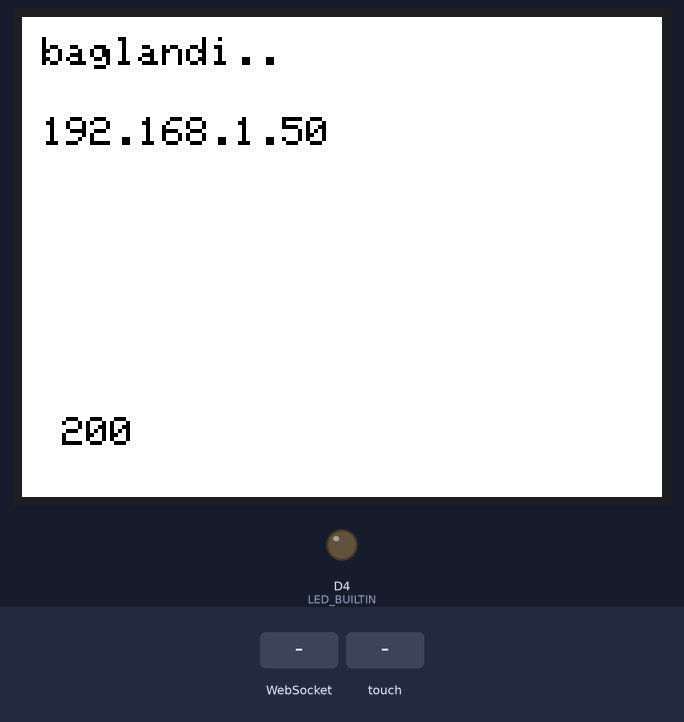
Recording of a sketch running on a simulated ESP8266 (Wemos D1 mini). Parts: 320×240 colour display, output pins drawn as LEDs (lit = HIGH, except the on-board LED, lit = LOW). The test bench sets the inputs (shaded band). WiFi joins after 1.5 s; servers stay silent unless stated; storage starts empty; what the sketch prints to the serial monitor is not drawn.

Above: at 5.4 s.
5.5 s: WebSocket text "0" received
At 6.5 s:
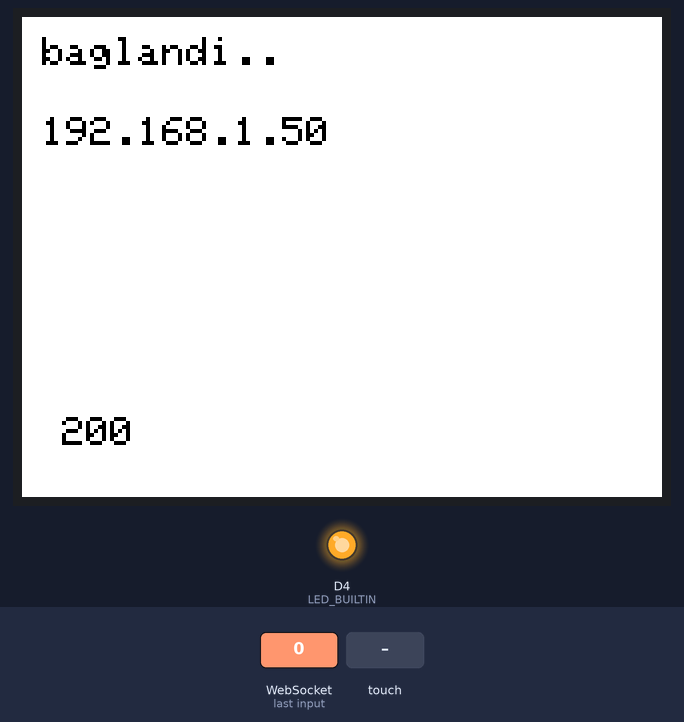
7.0 s: touch panel pressed at 13 % / 10 % of its raw x / y range
At 7.6 s:
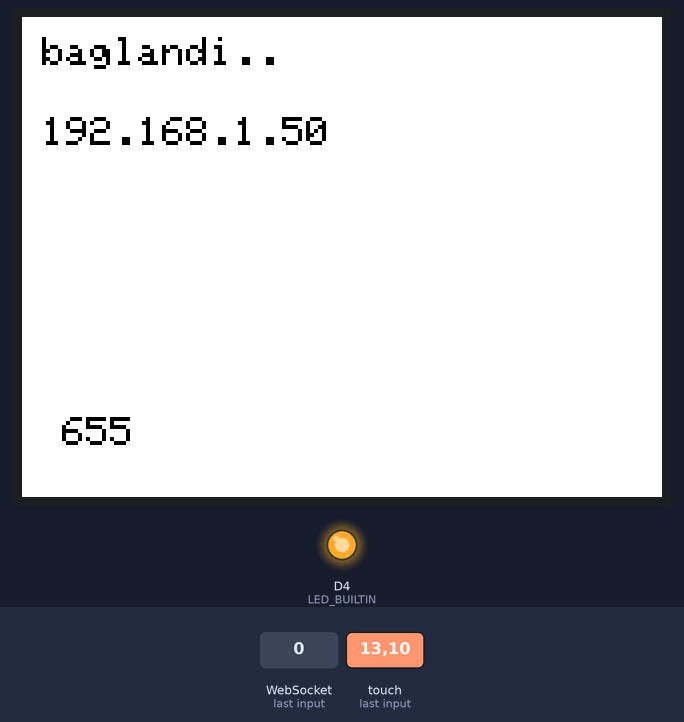
8.5 s: WebSocket text "1" received
At 9.9 s:
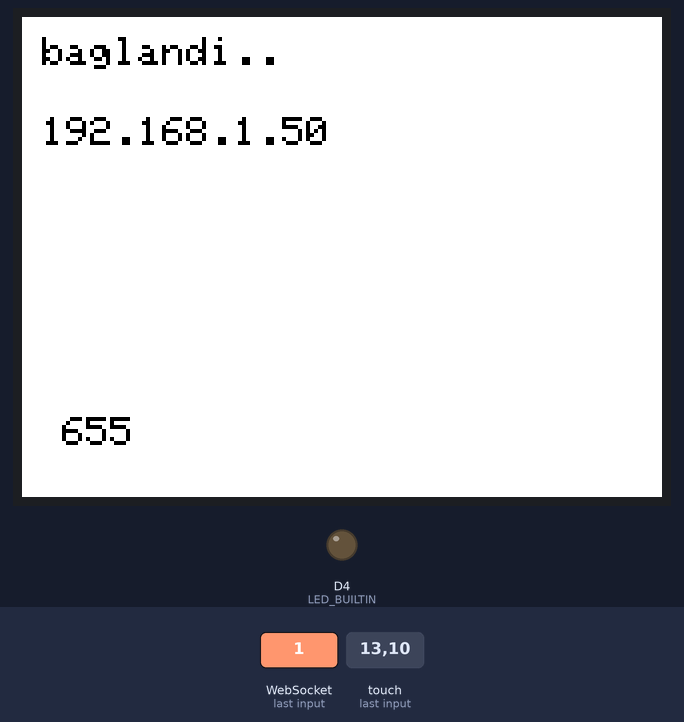
Timing chart, 0 to 11.5 s (numbered marks = the images above; inputs shaded):
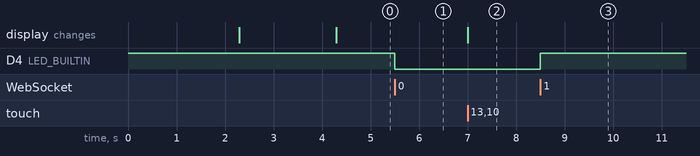

The sketch:

2020-05-08-1154_evde_tftlcd_websocket_deneme.ino
```cpp
#include <SPI.h>
#include <Adafruit_GFX.h>
#include <Adafruit_ILI9341.h>
//#include <Fonts/FreeSansOblique9pt7b.h>
#include <ESP8266HTTPClient.h>
#include <ESP8266WiFi.h>
#include <WiFiClient.h>
#include <ESP8266WebServer.h>

#include <WebSocketsServer.h>
#include <FS.h>
#include <XPT2046_Touchscreen.h>

////////////////////////////////////////////////////////////////
#define TIRQ_PIN  2
#define TFT_CS D0  //for D1 mini or TFT I2C Connector Shield (V1.1.0 or later)
#define TFT_DC D8  //for D1 mini or TFT I2C Connector Shield (V1.1.0 or later)
#define TFT_RST -1 //for D1 mini or TFT I2C Connector Shield (V1.1.0 or later)
#define TS_CS D3   //for D1 mini or TFT I2C Connector Shield (V1.1.0 or later)
Adafruit_ILI9341 tft = Adafruit_ILI9341(TFT_CS, TFT_DC, TFT_RST);
XPT2046_Touchscreen ts(TS_CS);
//////////////////////////////////////////////////////////
int rrrr=0;
//Enter your SSID and PASSWORD
const char* ssid = "NetMASTER Uydunet-E4B0";
const char* password = "mukerremcesur7106";

ESP8266WebServer server (80);
WebSocketsServer webSocket = WebSocketsServer(81);


////////////////////////////
void setup(void){

  pinMode(LED_BUILTIN, OUTPUT);
  digitalWrite(LED_BUILTIN,HIGH);
  //////////////////////////////////////////
  tft.begin();
  tft.setRotation(1);
  tft.setTextWrap(false);//yenibilgi2019-12-11:yazi satiri doldurdugunda asagi gecmesin
  tft.setTextColor(0x0000,0xffff); tft.setTextSize(2);

  tft.fillRect(0,0, 320,120, 0xffff);
  tft.fillRect(0,120,320,240,0xffff );
///////////////////////////////////////////
  ts.begin();
  ts.setRotation(1);
  /////////////////////////////////////////
  //ESP.eraseConfig();//2019-12-19yeni esp zaman zaman wifi server uzerinden gerekli dosyalara tam bağlanamiyordu. bazen iyi bazen kotu idi. belki bu cozum olur.emin degilim
  Serial.begin(115200);
  SPIFFS.begin();
  if(SPIFFS.begin()){
     Serial.println("SPIFFS dosya sistemi aktif");
    //return;
  }

  File file2 = SPIFFS.open("/index.html", "r");
  if(file2){
    Serial.println("index.html acildi");
  }


  //WiFi.softAP(ssid, password);
 // IPAddress IP = WiFi.softAPIP();
WiFi.mode(WIFI_STA);
WiFi.begin(ssid, password);
while (WiFi.status() != WL_CONNECTED) {
Serial.print("Connecting..");
tft.setCursor(10, 10);tft.print("baglaniyor");
delay(1000);
}
tft.setCursor(10, 10);tft.println("baglandi..");
tft.setCursor(10, 50);tft.println(WiFi.localIP());

server.serveStatic("/", SPIFFS, "/index.html");
server.begin();
  delay(2000);
  Serial.println("setupbitti");
  webSocket.begin();
  webSocket.onEvent(webSocketEvent);

}

void loop(void){

server.handleClient();
webSocket.loop();

String xekseni;
String yekseni;
String basinc;

  TS_Point p = ts.getPoint();
  xekseni=String(900*(p.x-300)/3000);
  yekseni=String(600*(p.y-480)/3000);
  basinc =String(p.z/10);
  webSocket.broadcastTXT(xekseni+","+yekseni+","+basinc);
  tft.setCursor(20, 200);tft.print(p.x);


}
void webSocketEvent(byte num, WStype_t type, uint8_t * payload, size_t length)
{
  if(type == WStype_TEXT)
  {
      if (payload[0] == '0')
      {
          digitalWrite(LED_BUILTIN, LOW);
          Serial.println("LED=off");
      }
      else if (payload[0] == '1')
      {
          digitalWrite(LED_BUILTIN, HIGH);
          Serial.println("LED=on");
      }
  }

  else
  {
    Serial.print("WStype = ");   Serial.println(type);
    Serial.print("WS payload = ");
    for(int i = 0; i < length; i++) { Serial.print((char) payload[i]); }
    Serial.println();

  }
}
```

Measured:
- after the input at 5.5 s, D4 (LED_BUILTIN): HIGH → LOW at once
- after the input at 7.0 s, the display: changes at once (image 2)
- after the input at 8.5 s, D4 (LED_BUILTIN): LOW → HIGH at once
